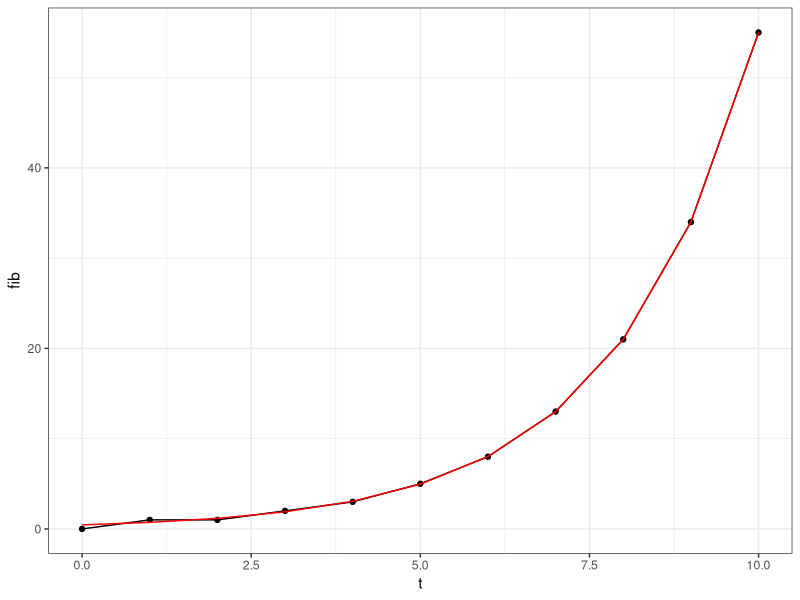

This chart was generated by the following R code:
## ---- chunk 1
knitr::opts_chunk$set(echo = TRUE)
## ---- chunk 2
geometric <- function(tmax) {
  n = rep(0, tmax+1)
  n[[1]] = 1      # at time 0, initilize n0 = 1 
  for (t in 1:tmax)  {
    n[[t +1]] = 2 * n[[t]]  # growth rate of 2
  }
  names(n) = as.character(0:tmax)
  return(n)
}
geometric(10)

cat("\n")

fibonacci <- function(tmax) {
  n = rep(0, tmax+1)
  n[[1]] = 0
  n[[2]] = 1
  for (t in 2:tmax) {
    n[[t+1]] = n[t] + n[t-1]
  }
  names(n) = as.character(0:tmax)
  return(n)
}

fib10 = fibonacci(10)
fib10diff = diff(fib10)
fib10
fib10diff

cat("\n")

fib10diffCumul = cumsum(fib10diff)
fib10diffCumul

cat("\n")

`%o%` = function(f, g) {
  composed = function(x) {f(g(x))}
  return(composed)
}
laggedRatio = exp %o% diff %o% log
whatIsIt = laggedRatio(fib10)
whatIsIt

goldenRatio = (1 + sqrt(5)) / 2
fibVgeo = data.frame(
  t = 0:10,
  fib = fib10,
  geo = goldenRatio^(0:10) / sqrt(5)
)
fibVgeo
laggedRatio(fibVgeo$geo)

library(ggplot2); theme_set(theme_bw())
## first plot fib vs. t:
gg = ggplot(fibVgeo, aes(x=t, y=fib)) + geom_point() + geom_line()
## add second line plotting geo vs. t:
gg = gg + geom_line(aes(y=geo), color="red")
print(gg)


geom <- function(tmax) {
  n = rep(0, tmax+1)
  n[[11]] = 1      # at time 0, initilize n0 = 1 
  for (t in 11:tmax)  {
    n[[t +1]] = 2 * n[[t]]  # growth rate of 2
  }
  names(n) = as.character(0:tmax)
  return(n)
}

geom(25)
fibonacci(25)
